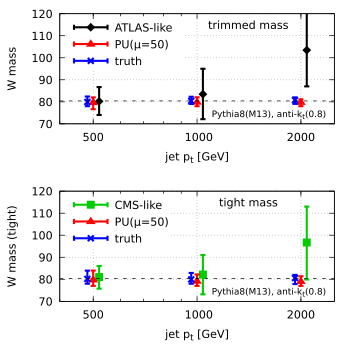

Write gnuplot code to recreate this figure.
# plot of the mass distribution at detector level
#
# We do it for one detecror model at a time and one type of grooming
# at a time (and overimpose different pt's

reset
set term pdfcairo enhanced size 9cm,9cm
set colors classic
set out 'mass-width-detector.pdf'

call 'defaults.gp'

set xlabel 'jet p_t [GeV]'
set xrange [400:2500]
set log x
set xtics add ( "500"  500)
set xtics add ("2000" 2000)


set grid dt 3 lw 1

set key spacing 1.3

set style line 1 dt 2 lc rgb "#ff0000" lw 2
set style line 2 dt 1 lc rgb "#ff0000" lw 2
set style line 3 dt 2 lc rgb "#00dd00" lw 2
set style line 4 dt 1 lc rgb "#00dd00" lw 2
set style line 5 dt 2 lc rgb "#0000ff" lw 2
set style line 6 dt 1 lc rgb "#0000ff" lw 2
set style line 7 dt 2 lc rgb "#000000" lw 2
set style line 8 dt 1 lc rgb "#000000" lw 2

R=default_R

m(lev,mtype)=sprintf('< for pt in 500 1000 2000; do echo -n "$pt "; ../scripts/histogram.sh ../res/lhc14-WW${pt}-pythia8230M13-%s-R%s.ntuple.gz m_%s 0.0 500 1.0 2>/dev/null | normalise.py | ../scripts/get-width.py -f 0.4; done',lev,R,mtype)


set key top left reverse Left

set multiplot layout 2,1
#------------------------------------------------------------------------
# ATLAS

set label 102 '{/*0.8 Pythia8(M13), anti-k_t(0.8)}' right at graph 0.97,0.1
set label 103 'trimmed mass' at graph 0.54,0.9

set ylabel 'W mass'
set yrange [70:120]
plot m('ATLAS', 'trim') u ($1*1.04):3:2:4 w yerr dt 1 lc 7 lw 3 pt 13 ps 0.7 t 'ATLAS-like',\
     m('pu50',  'trim') u ($1*1.00):3:2:4 w yerr dt 1 lc 1 lw 3 pt  8 ps 0.7 t 'PU({/Symbol m}=50)',\
     m('truth', 'trim') u ($1/1.04):3:2:4 w yerr dt 1 lc 3 lw 3 pt  2 ps 0.7 t 'truth',\
     80.4 w l dt 2 lc 7 not


#------------------------------------------------------------------------
# CMS

set label 102 '{/*0.8 Pythia8(M13), anti-k_t(0.8)}' right at graph 0.97,0.1
set label 103 'tight mass' at graph 0.58,0.9

set ylabel 'W mass (tight)'
set yrange [70:120]
plot m('CMS',   'tight') u ($1*1.04):3:2:4 w yerr dt 1 lc rgb "#00cc00" lw 3 pt 5 ps 0.7 t 'CMS-like',\
     m('pu50',  'tight') u ($1*1.00):3:2:4 w yerr dt 1 lc 1             lw 3 pt 8 ps 0.7 t 'PU({/Symbol m}=50)',\
     m('truth', 'tight') u ($1/1.04):3:2:4 w yerr dt 1 lc 3             lw 3 pt 2 ps 0.7 t 'truth',\
     80.4 w l dt 2 lc 7 not



unset multiplot


set out
